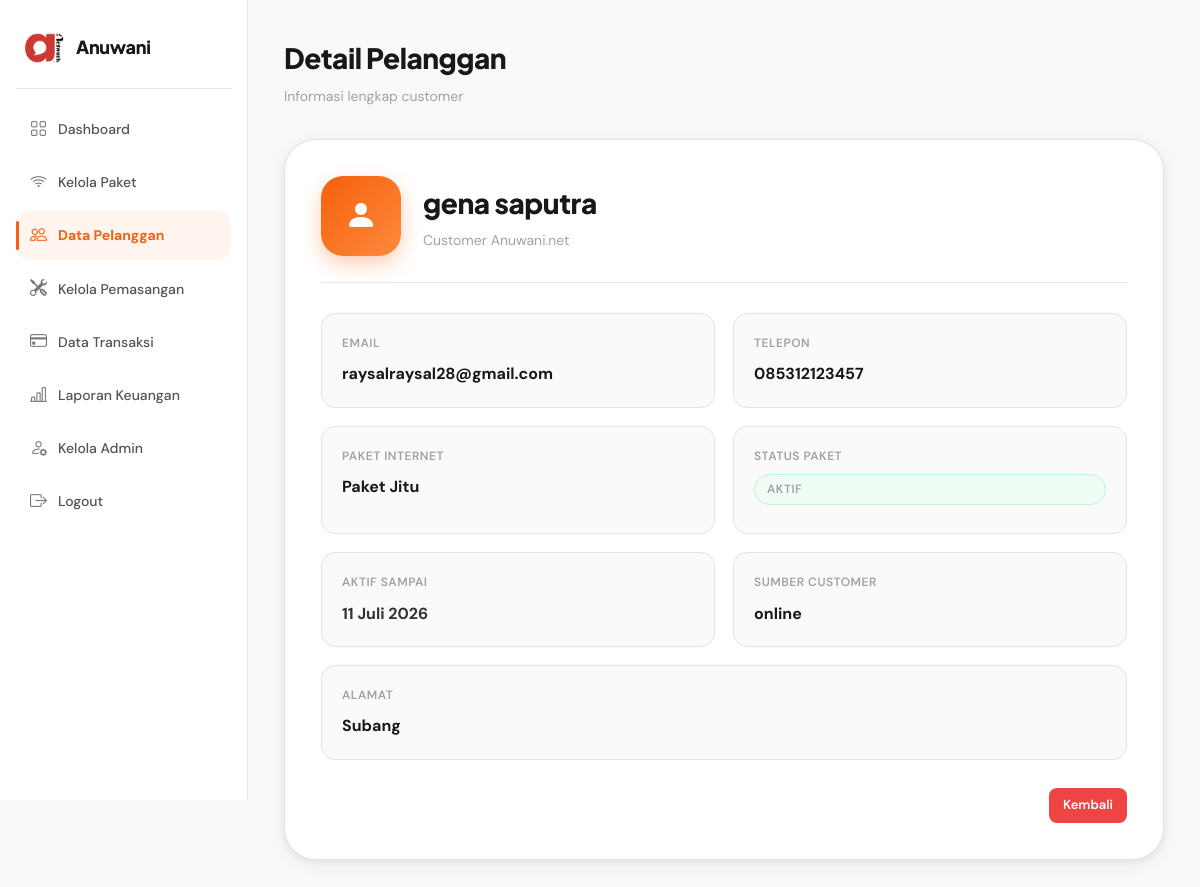
Page /admin/customer/detail.php?id=81 (signed in) on the committed database.
### tables this page shows
CREATE TABLE `tb_langganan` (
  `id_langganan` int NOT NULL,
  `id_customer` int NOT NULL,
  `id_paket` int NOT NULL,
  `tanggal_mulai` date DEFAULT NULL,
  `tanggal_selesai` date DEFAULT NULL,
  `status_langganan` enum('aktif','suspend','berhenti','menunggu_verifikasi') DEFAULT 'aktif'
);

CREATE TABLE `tb_customer` (
  `id_customer` int NOT NULL,
  `id_user` int NOT NULL,
  `nama_customer` varchar(100) NOT NULL,
  `alamat_customer` text NOT NULL,
  `telepon_customer` varchar(20) DEFAULT NULL,
  `email_customer` varchar(100) DEFAULT NULL,
  `sumber_customer` enum('online','offline') DEFAULT NULL,
  `status_customer` enum('aktif','pending','nonaktif') DEFAULT 'pending',
  `created_at` timestamp NOT NULL DEFAULT CURRENT_TIMESTAMP
);

CREATE TABLE `tb_paket` (
  `id_paket` int NOT NULL,
  `nama_paket` varchar(100) NOT NULL,
  `harga` int NOT NULL,
  `kecepatan` varchar(50) NOT NULL,
  `deskripsi` text,
  `status` enum('aktif','nonaktif') DEFAULT 'aktif'
);

### admin/customer/detail.php (the view, shortened to what this page needs)
<?php
require_once __DIR__ . '/../../koneksi.php';
$id = $_GET['id'];
$query = mysqli_query($koneksi, "
    SELECT
        tb_customer.*,
        tb_langganan.status_langganan,
        tb_langganan.tanggal_selesai,
        tb_paket.nama_paket
    FROM tb_customer
    LEFT JOIN tb_langganan ON tb_customer.id_customer = tb_langganan.id_customer
    LEFT JOIN tb_paket ON tb_langganan.id_paket = tb_paket.id_paket
    WHERE tb_customer.id_customer = '$id'
");
$data = mysqli_fetch_assoc($query);
function tgl_indo($tanggal) {
    $bulan_array = [
        1 => 'Januari', 'Februari', 'Maret', 'April', 'Mei', 'Juni',
        'Juli', 'Agustus', 'September', 'Oktober', 'November', 'Desember'
    ];
    $split = explode('-', $tanggal);
    return $split[2] . ' ' . $bulan_array[(int)$split[1]] . ' ' . $split[0];
}
?>
<!DOCTYPE html>
<html lang="id">
<head>
    <link rel="stylesheet" href="../../assets/css/style.css">
    <link rel="stylesheet" href="https://cdn.jsdelivr.net/npm/bootstrap-icons@1.11.3/font/bootstrap-icons.min.css">
</head>
<body>
<div class="dashboard-layout">
    <div class="sidebar">
        <div class="sidebar-logo">
            <img src="../../assets/images/logo.png">
            <h2>Anuwani</h2>
        </div>
        <ul>
            <li><a href="../index.php"><i class="bi bi-grid"></i> Dashboard</a></li>
            <li><a href="../paket/index.php"><i class="bi bi-wifi"></i> Kelola Paket</a></li>
            <li><a href="index.php" class="active"><i class="bi bi-people"></i> Data Pelanggan</a></li>
            <li><a href="../pemasangan/index.php"><i class="bi bi-tools"></i> Kelola Pemasangan</a></li>
            <li>
                <a href="../transaksi/index.php">
                    <i class="bi bi-credit-card"></i> <span>Data Transaksi</span>
                </a>
            </li>
            <li><a href="../laporan_keuangan/index.php"><i class="bi bi-bar-chart-line"></i> <span>Laporan Keuangan</span></a></li>
            <li><a href="list_admin.php"><i class="bi bi-person-gear"></i> <span>Kelola Admin</span></a></li>
            <li>
                <a href="../../auth/logout.php" onclick="return confirm('Apakah Anda yakin ingin logout?')">
                    <i class="bi bi-box-arrow-right"></i> Logout
                </a>
            </li>
        </ul>
    </div>
    <div class="dashboard-content">
        <div class="topbar">
            <div>
                <h1>Detail Pelanggan</h1>
                <p>Informasi lengkap customer</p>
            </div>
        </div>
        <div class="detail-customer-card">
            <div class="detail-header">
                <div class="detail-avatar">
                    <i class="bi bi-person-fill"></i>
                </div>
                <div>
                    <h2><?= $data['nama_customer']; ?></h2>
                    <p>Customer Anuwani.net</p>
                </div>
            </div>
            <div class="detail-grid">
                <div class="detail-item">
                    <span>Email</span>
                    <strong><?= $data['email_customer']; ?></strong>
                </div>
                <div class="detail-item">
                    <span>Telepon</span>
                    <strong><?= $data['telepon_customer']; ?></strong>
                </div>
                <div class="detail-item">
                    <span>Paket Internet</span>
                    <strong><?= $data['nama_paket'] ?? '-'; ?></strong>
                </div>
                <div class="detail-item">
                    <span>Status Paket</span>
                    <strong>
                        <?php if(isset($data['status_langganan']) && strtolower($data['status_langganan']) == 'aktif') : ?>
                            <span class="status-active">Aktif</span>
                        <?php else : ?>
                            <span class="status-pending">Pending</span>
                        <?php endif; ?>
                    </strong>
                </div>
                <div class="detail-item">
                    <span>Aktif Sampai</span>
                    <strong style="color: #333;">
                        <?= tgl_indo($data['tanggal_selesai']); ?>
                    </strong>
                </div>
                <div class="detail-item">
                    <span>Sumber Customer</span>
                    <strong>
                        <?= $data['sumber_customer']; ?>
                    </strong>
                </div>
                <div class="detail-item full">
                    <span>Alamat</span>
                    <strong><?= $data['alamat_customer']; ?></strong>
                </div>
            </div>
            <div class="detail-action">
                <a href="index.php" class="btn-delete">Kembali</a>
            </div>
        </div>
    </div>
</div>
</body>
</html>

### rows in the picture
tb_langganan: id_customer.nama_customer "gena saputra", id_customer.email_customer "raysalraysal28@gmail.com", id_customer.telepon_customer "085312123457", id_paket.nama_paket "Paket Jitu", tanggal_selesai "11 Juli 2026", id_customer.sumber_customer "online", id_customer.alamat_customer "Subang"
